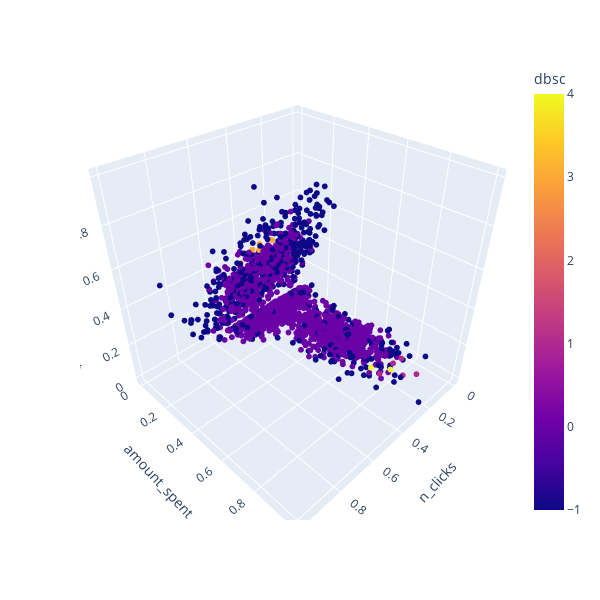

The notebook cell this image was saved under:
### Code cell
import plotly.express as px

fig = px.scatter_3d(clusters, x='n_clicks', y='amount_spent', z='amount_discount', color='dbsc', width=600, height=600)
fig.update_traces(marker=dict(size=2), selector=dict(mode='markers'))
fig.show()

### Figure 1 — Plotly figure (JSON) as saved in the notebook; plotly's stock layout.template omitted (floating-point values rounded to 4 significant figures; data arrays with more than 128 entries replaced by an {"elided": "..."} marker saying what was removed)
{"data": [{"hovertemplate": "n_clicks=%{x}<br>amount_spent=%{y}<br>amount_discount=%{z}<br>dbsc=%{marker.color}<extra></extra>", "legendgroup": "", "marker": {"color": {"elided": "2500 int values"}, "coloraxis": "coloraxis", "size": 2, "symbol": "circle"}, "mode": "markers", "name": "", "scene": "scene", "showlegend": false, "type": "scatter3d", "x": {"elided": "2500 float values"}, "y": {"elided": "2500 float values"}, "z": {"elided": "2500 float values"}}], "layout": {"coloraxis": {"colorbar": {"title": {"text": "dbsc"}}, "colorscale": [[0, "#0d0887"], [0.1111, "#46039f"], [0.2222, "#7201a8"], [0.3333, "#9c179e"], [0.4444, "#bd3786"], [0.5556, "#d8576b"], [0.6667, "#ed7953"], [0.7778, "#fb9f3a"], [0.8889, "#fdca26"], [1, "#f0f921"]]}, "height": 600, "legend": {"tracegroupgap": 0}, "margin": {"t": 60}, "scene": {"domain": {"x": [0, 1], "y": [0, 1]}, "xaxis": {"title": {"text": "n_clicks"}}, "yaxis": {"title": {"text": "amount_spent"}}, "zaxis": {"title": {"text": "amount_discount"}}}, "width": 600}}
